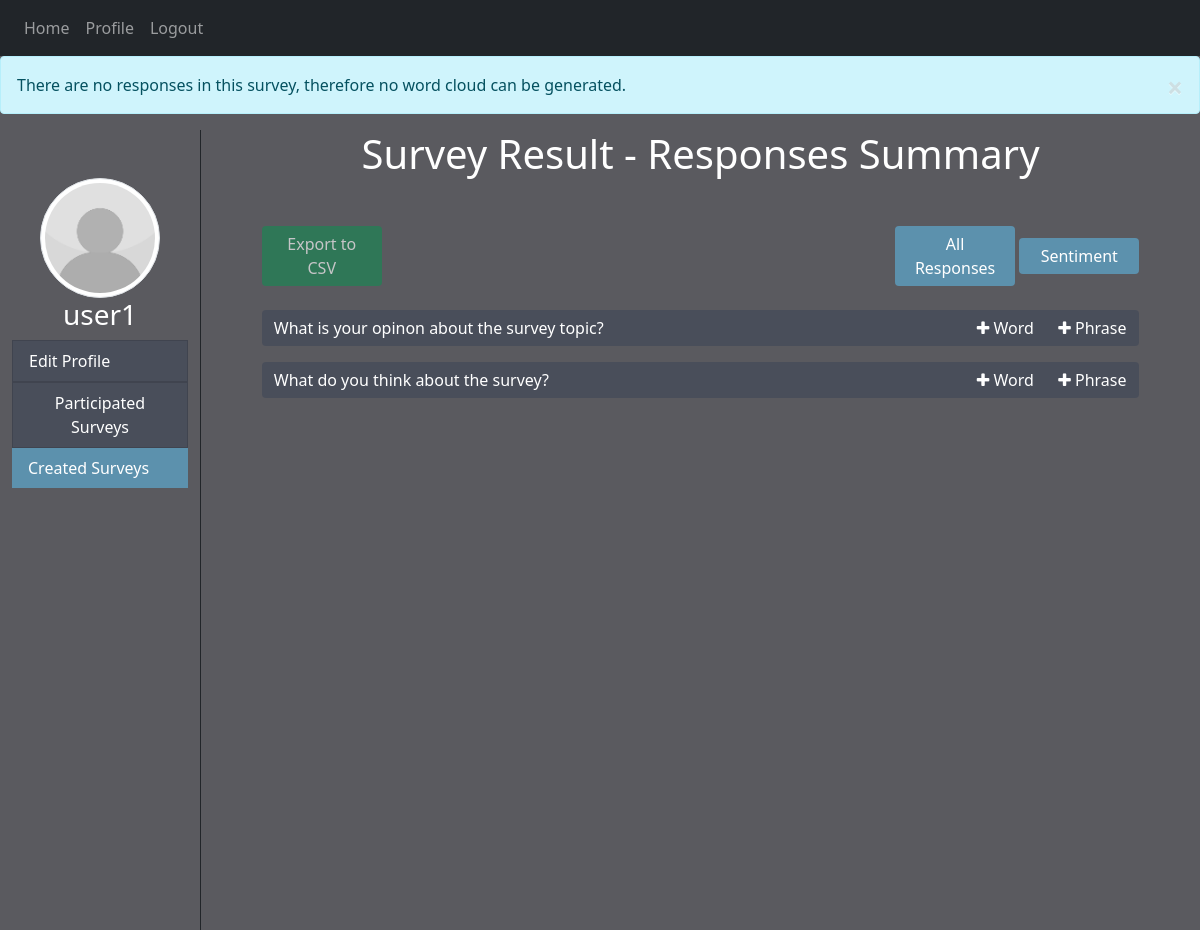
The app's page /view_result_summary/6 (signed in) with its own data.
### website/models.py (models this page shows)
class User(db.Model, UserMixin):
    id = db.Column(db.Integer, primary_key=True)
    username = db.Column(db.String(50))
    email = db.Column(db.String(150), unique=True)
    password = db.Column(db.String(50))
    image = db.Column(db.String(150))
    gender = db.Column(db.String(10))
    dob = db.Column(db.String(15))
    occupation = db.Column(db.String(150))
    institute = db.Column(db.String(150))
    field = db.Column(db.String(150))

class Survey_Details(db.Model):
    id = db.Column(db.Integer, primary_key=True)
    survey_id = db.Column(db.Integer, db.ForeignKey('survey.id'))
    sequence = db.Column(db.Integer)
    question = db.Column(db.String(150))
    tips = db.Column(db.String(1000))

### website/views.py (the view, shortened to what this page needs)
@views.route('/view_result_summary/<survey_id>', methods=['GET','POST'])
@login_required
def view_result_summary(survey_id):
    survey = Survey.query.get(survey_id)
    details = Survey_Details.query.filter_by(survey_id=survey_id)
    responses = {}
    count = 0
    word_status = 'error'
    phrase_status = 'error'
    for d in details:
        responses[d.id] = Response.query.filter_by(question_id=d.id, status='Complete')
        if count == 0:
            count = Response.query.filter_by(question_id=d.id, status='Complete').count()
        image = 'word_cloud_s'+str(survey_id)+'_q'+str(d.id)+'.png'
        image2 = 'word_cloud_phrases_s'+str(survey_id)+'_q'+str(d.id)+'.png'
        image_path = os.path.join(UPLOAD_FOLDER, image)
        image_path2 = os.path.join(UPLOAD_FOLDER, image2)
        if os.path.exists(image_path):
            os.remove(image_path)
    if responses[details[0].id].count() == 0:
        flash('There are no responses in this survey, therefore no word cloud can be generated.', category='info')
    elif responses[details[0].id].count() < 10:
        flash('There are too less responses at the moment, we recommend to see the summarization when there are at least 10 responses.', category='info')
    return render_template("view_result_summary.html", user=current_user, survey=survey, details=details, responses=responses, count=count, word_status=word_status, phrase_status=phrase_status)

### website/__init__.py (called while the page is built)
def create_app():
    app = Flask(__name__)
    app.config['SECRET_KEY'] = 'f1fj23hj123ghj'
    from .views import views
    from .auth import auth
    app.register_blueprint(views, url_prefix='/')
    app.register_blueprint(auth, url_prefix='/')
    from .models import User, Survey, Response
    with app.app_context():
        create_database(app)
        refresh_survey_status(Survey, Response)
    login_manager = LoginManager( )
    login_manager.login_view = 'auth.login'
    login_manager.init_app(app)
    @login_manager.user_loader
    def load_user(id):
        return User.query.get(int(id)) # .get always look for primary key
    return app

### website/templates/view_result_summary.html (shortened to what this page needs)
{% extends "side_container.html" %}
{% block owned_tab %}
    {% if survey.user_id|string == current_user.id|string %}
        <li class="list-group-item list-group-item-action active d-flex justify-content-between align-items-center">
    {% endif %}
{% endblock %}
{% block content%}
    <h1 align="center">Survey Result - Responses Summary</h1>
    <div class="d-flex justify-content-between mt-5 mb-4" style="padding-left: 5%; padding-right: 5%">
        <div>
            {% if count == 0 %} <button type="button" class="btn btn-success" style="width: 10vw;" href="/export_csv/{{ survey.id }}/view_result" disabled>Export to CSV</button>
            {% else %}
            <a type="button" class="btn btn-success" style="width: 10vw;" href="/export_csv/{{ survey.id }}/view_result">Export to CSV</a>
            {% endif %}
        </div>
        <form metehod="POST">
            <div>
                <a type="button" class="btn btn-primary" style="width: 10vw;" href="/view_result/{{ survey.id }}">All Responses</a>
                <a type="button" class="btn btn-primary" style="width: 10vw;" href="/view_result_sentiment/{{ survey.id }}">Sentiment</a>
            </div>
        </form>
    </div>
    {% for d in details %}
        <div class="mx-auto mt-3" style="width: 90%;">
            <div class="btn-group" style="width: 100%;">
                <button type="button" class="btn btn-primary-no-hover" style="width: 80%; text-align: left;">{{ d.question }}</button>
                <button class="btn btn-primary-no-hover" type="button" data-toggle="collapse" data-target=".multi-collapse_{{ d.id }}" aria-expanded="false" aria-controls="collapseExample_{{ d.id }}">
                    <span class="fa fa-plus"></span> Word
                </button>
                <button class="btn btn-primary-no-hover" type="button" data-toggle="collapse" data-target=".multi-collapse2_{{ d.id }}" aria-expanded="false" aria-controls="collapseExample2_{{ d.id }}">
                    <span class="fa fa-plus"></span> Phrase
                </button>
            </div>
        </div>
    {% endfor %}
{% endblock %}

### website/templates/side_container.html (shortened to what this page needs)
<!DOCTYPE html>
<html>
    <head>
        <link rel="stylesheet" href="https://stackpath.bootstrapcdn.com/bootstrap/4.4.1/css/bootstrap.min.css" />
        <link rel="stylesheet" href="https://stackpath.bootstrapcdn.com/font-awesome/4.7.0/css/font-awesome.min.css"/>
        <link href="https://cdn.jsdelivr.net/npm/bootstrap@5.0.2/dist/css/bootstrap.min.css" rel="stylesheet">
        <link rel= "stylesheet" type= "text/css" href= "{{ url_for('static',filename='styles/styling.css') }}">
    </head>
    <body>
        <nav class="navbar navbar-expand-lg navbar-dark bg-dark">
            <div class="collapse navbar-collapse" id="navbar">
                <div class="navbar-nav">
                    {% if user.is_authenticated %}
                        <a class="nav-item nav-link" id="home" href="/">Home</a>
                        <a class="nav-item nav-link" id="profile" href="/profile">Profile</a>
                        <a class="nav-item nav-link" id="logout" href="/logout">Logout</a>
                    {% else %}
                        <a class="nav-item nav-link" id="login" href="/login">Login</a>
                        <a class="nav-item nav-link" id="signUp" href="/sign-up">Sign Up</a>
                    {% endif %}
                </div>
            </div>
        </nav>
        {% with messages = get_flashed_messages(with_categories=true) %}
            {% if messages %}
                {% for category, message in messages %}
                    {% if category == 'error' %}
                        <div class="alert alert-danger alter-dismissable fade show" role="alert" >
                            {{ message }}
                            <button type="button" class="close" data-dismiss="alert">
                                <span aria-hidden="true">&times;</span>
                            </button>
                        </div>
                    {% else %}
                        <div class="alert alert-info alter-dismissable fade show" role="alert" >
                            {{ message }}
                            <button type="button" class="close" data-dismiss="alert">
                                <span aria-hidden="true">&times;</span>
                            </button>
                        </div>
                    {% endif %}
                {% endfor %}
            {% endif %}
        {% endwith %}
        <div class="container-fluid box">
            <div class="row box">
                <div class="col-sm-2 text-center pt-5" style="height: 100%">
                    <div class="text-center">
                        {% set image = 'images/' + user.image  %}
                        <img src={{ url_for('static', filename=image) }} class="img-thumbnail rounded-circle" style="width:10vw; height:10vw" >
                    </div>
                    <h3> {{ user.username }} </h3>
                        <a id="nodeco" href="/edit_profile">{% block profile_tab %}<li class="list-group-item list-group-item-action d-flex justify-content-between align-items-center">{% endblock %}
                          Edit Profile
                        </li></a>
                        <a id="nodeco" href="/participated_survey">{% block history_tab %}<li class="list-group-item list-group-item-action d-flex justify-content-between align-items-center">{% endblock %}
                          Participated Surveys
                        </li></a>
                        <a id="nodeco" href="/created_survey">{% block owned_tab %}<li class="list-group-item list-group-item-action d-flex justify-content-between align-items-center">{% endblock %}
                          Created Surveys
                        </li></a>
                </div>
                <div class="col-sm-10 border-left border-dark pb-5" style="height: auto; min-height: 100%">
                    {% block content %}{% endblock %}
                </div>
            </div>
        </div>
    </body>
</html>

### website/static/styles/styling.css (style rules this page uses)
html, body { margin: 0px; height: 100%; background-color: #5a5a5f; color: white ; }
.box { height: 100% }
#nodeco { text-decoration: none; }
.list-group-item, .card-body { background-color: #494E5A; color: white; }
.list-group-item.active, .list-group-item:hover { background-color: #5C91AD; color: white; border-style: none; }
.btn-primary { background-color: #5C91AD; border-style: none; color: white; }
.btn-primary-no-hover, .btn-primary-no-hover:hover { background-color: #494E5A; border-style: none; color: white; }
.btn-success, .bg-success { background-color: #3cc764; border-style: none; }
.close { color: #cccccc; float: right; font-size: 28px; font-weight: bold; }

### records on screen
User: username "user1"
Survey_Details: question "What is your opinon about the survey topic?"
Survey_Details: question "What do you think about the survey?"

### other values on screen
{{ message }} "There are no responses in this survey, therefore no word cloud can be generated."
